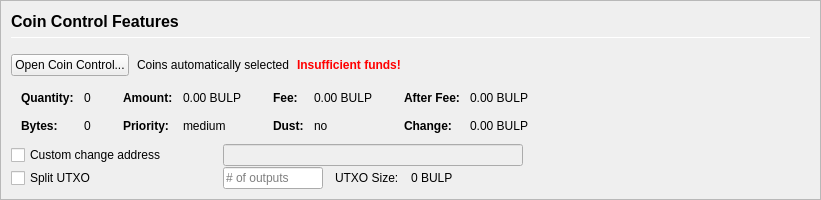
         <widget class="QFrame" name="frameCoinControl">
          <property name="sizePolicy">
           <sizepolicy hsizetype="Expanding" vsizetype="Expanding">
            <horstretch>0</horstretch>
            <verstretch>0</verstretch>
           </sizepolicy>
          </property>
          <property name="maximumSize">
           <size>
            <width>16777215</width>
            <height>16777215</height>
           </size>
          </property>
          <property name="frameShape">
           <enum>QFrame::StyledPanel</enum>
          </property>
          <property name="frameShadow">
           <enum>QFrame::Sunken</enum>
          </property>
          <layout class="QVBoxLayout" name="verticalLayoutCoinControl2">
           <property name="spacing">
            <number>0</number>
           </property>
           <property name="leftMargin">
            <number>0</number>
           </property>
           <property name="topMargin">
            <number>0</number>
           </property>
           <property name="rightMargin">
            <number>0</number>
           </property>
           <property name="bottomMargin">
            <number>0</number>
           </property>
           <item>
            <widget class="QFrame" name="frameCoinControl_BG">
             <layout class="QVBoxLayout" name="verticalLayoutCoinControl" stretch="0,0,0,0,0,0">
              <property name="spacing">
               <number>1</number>
              </property>
              <property name="leftMargin">
               <number>10</number>
              </property>
              <property name="topMargin">
               <number>10</number>
              </property>
              <item>
               <layout class="QHBoxLayout" name="horizontalLayoutCoinControl1">
                <property name="bottomMargin">
                 <number>15</number>
                </property>
                <item>
                 <layout class="QVBoxLayout" name="verticalLayout_3">
                  <property name="spacing">
                   <number>6</number>
                  </property>
                  <item>
                   <widget class="QLabel" name="labelCoinControlFeatures">
                    <property name="sizePolicy">
                     <sizepolicy hsizetype="Preferred" vsizetype="Maximum">
                      <horstretch>0</horstretch>
                      <verstretch>0</verstretch>
                     </sizepolicy>
                    </property>
                    <property name="minimumSize">
                     <size>
                      <width>0</width>
                      <height>20</height>
                     </size>
                    </property>
                    <property name="font">
                     <font>
                      <pointsize>12</pointsize>
                      <weight>75</weight>
                      <bold>true</bold>
                     </font>
                    </property>
                    <property name="styleSheet">
                     <string notr="true">font-weight:bold;</string>
                    </property>
                    <property name="text">
                     <string>Coin Control Features</string>
                    </property>
                   </widget>
                  </item>
                  <item>
                   <widget class="Line" name="line">
                    <property name="minimumSize">
                     <size>
                      <width>0</width>
                      <height>1</height>
                     </size>
                    </property>
                    <property name="maximumSize">
                     <size>
                      <width>16777215</width>
                      <height>1</height>
                     </size>
                    </property>
                    <property name="orientation">
                     <enum>Qt::Horizontal</enum>
                    </property>
                   </widget>
                  </item>
                 </layout>
                </item>
               </layout>
              </item>
              <item>
               <layout class="QHBoxLayout" name="horizontalLayoutCoinControl2" stretch="0,0,0,0">
                <property name="spacing">
                 <number>8</number>
                </property>
                <property name="bottomMargin">
                 <number>10</number>
                </property>
                <item>
                 <widget class="QPushButton" name="pushButtonCoinControl">
                  <property name="styleSheet">
                   <string notr="true"/>
                  </property>
                  <property name="text">
                   <string>Open Coin Control...</string>
                  </property>
                  <property name="autoDefault">
                   <bool>false</bool>
                  </property>
                 </widget>
                </item>
                <item>
                 <widget class="QLabel" name="labelCoinControlAutomaticallySelected">
                  <property name="text">
                   <string>Coins automatically selected</string>
                  </property>
                  <property name="margin">
                   <number>5</number>
                  </property>
                 </widget>
                </item>
                <item>
                 <widget class="QLabel" name="labelCoinControlInsuffFunds">
                  <property name="font">
                   <font>
                    <weight>75</weight>
                    <bold>true</bold>
                   </font>
                  </property>
                  <property name="styleSheet">
                   <string notr="true">color:red;font-weight:bold;</string>
                  </property>
                  <property name="text">
                   <string>Insufficient funds!</string>
                  </property>
                  <property name="margin">
                   <number>5</number>
                  </property>
                 </widget>
                </item>
                <item>
                 <spacer name="horizontalSpacerCoinControl">
                  <property name="orientation">
                   <enum>Qt::Horizontal</enum>
                  </property>
                  <property name="sizeHint" stdset="0">
                   <size>
                    <width>40</width>
                    <height>1</height>
                   </size>
                  </property>
                 </spacer>
                </item>
               </layout>
              </item>
              <item>
               <widget class="QWidget" name="widgetCoinControl" native="true">
                <property name="sizePolicy">
                 <sizepolicy hsizetype="Preferred" vsizetype="Preferred">
                  <horstretch>0</horstretch>
                  <verstretch>0</verstretch>
                 </sizepolicy>
                </property>
                <property name="minimumSize">
                 <size>
                  <width>0</width>
                  <height>0</height>
                 </size>
                </property>
                <property name="styleSheet">
                 <string notr="true"/>
                </property>
                <layout class="QHBoxLayout" name="horizontalLayoutCoinControl5">
                 <property name="leftMargin">
                  <number>0</number>
                 </property>
                 <property name="topMargin">
                  <number>0</number>
                 </property>
                 <property name="rightMargin">
                  <number>0</number>
                 </property>
                 <property name="bottomMargin">
                  <number>0</number>
                 </property>
                 <item>
                  <layout class="QHBoxLayout" name="horizontalLayoutCoinControl3" stretch="0,0,0,1">
                   <property name="spacing">
                    <number>20</number>
                   </property>
                   <property name="topMargin">
                    <number>0</number>
                   </property>
                   <property name="bottomMargin">
                    <number>10</number>
                   </property>
                   <item>
                    <layout class="QFormLayout" name="formLayoutCoinControl1">
                     <property name="horizontalSpacing">
                      <number>10</number>
                     </property>
                     <property name="verticalSpacing">
                      <number>14</number>
                     </property>
                     <property name="leftMargin">
                      <number>10</number>
                     </property>
                     <property name="topMargin">
                      <number>4</number>
                     </property>
                     <property name="rightMargin">
                      <number>6</number>
                     </property>
                     <item row="0" column="0">
                      <widget class="QLabel" name="labelCoinControlQuantityText">
                       <property name="font">
                        <font>
                         <weight>75</weight>
                         <bold>true</bold>
                        </font>
                       </property>
                       <property name="text">
                        <string>Quantity:</string>
                       </property>
                       <property name="margin">
                        <number>0</number>
                       </property>
                      </widget>
                     </item>
                     <item row="0" column="1">
                      <widget class="QLabel" name="labelCoinControlQuantity">
                       <property name="cursor">
                        <cursorShape>IBeamCursor</cursorShape>
                       </property>
                       <property name="contextMenuPolicy">
                        <enum>Qt::ActionsContextMenu</enum>
                       </property>
                       <property name="text">
                        <string notr="true">0</string>
                       </property>
                       <property name="margin">
                        <number>0</number>
                       </property>
                       <property name="textInteractionFlags">
                        <set>Qt::LinksAccessibleByMouse|Qt::TextSelectableByKeyboard|Qt::TextSelectableByMouse</set>
                       </property>
                      </widget>
                     </item>
                     <item row="1" column="0">
                      <widget class="QLabel" name="labelCoinControlBytesText">
                       <property name="font">
                        <font>
                         <weight>75</weight>
                         <bold>true</bold>
                        </font>
                       </property>
                       <property name="text">
                        <string>Bytes:</string>
                       </property>
                      </widget>
                     </item>
                     <item row="1" column="1">
                      <widget class="QLabel" name="labelCoinControlBytes">
                       <property name="cursor">
                        <cursorShape>IBeamCursor</cursorShape>
                       </property>
                       <property name="contextMenuPolicy">
                        <enum>Qt::ActionsContextMenu</enum>
                       </property>
                       <property name="text">
                        <string notr="true">0</string>
                       </property>
                       <property name="textInteractionFlags">
                        <set>Qt::LinksAccessibleByMouse|Qt::TextSelectableByKeyboard|Qt::TextSelectableByMouse</set>
                       </property>
                      </widget>
                     </item>
                    </layout>
                   </item>
                   <item>
                    <layout class="QFormLayout" name="formLayoutCoinControl2">
                     <property name="horizontalSpacing">
                      <number>10</number>
                     </property>
                     <property name="verticalSpacing">
                      <number>14</number>
                     </property>
                     <property name="leftMargin">
                      <number>6</number>
                     </property>
                     <property name="topMargin">
                      <number>4</number>
                     </property>
                     <property name="rightMargin">
                      <number>6</number>
                     </property>
                     <item row="0" column="0">
                      <widget class="QLabel" name="labelCoinControlAmountText">
                       <property name="font">
                        <font>
                         <weight>75</weight>
                         <bold>true</bold>
                        </font>
                       </property>
                       <property name="text">
                        <string>Amount:</string>
                       </property>
                       <property name="margin">
                        <number>0</number>
                       </property>
                      </widget>
                     </item>
                     <item row="0" column="1">
                      <widget class="QLabel" name="labelCoinControlAmount">
                       <property name="cursor">
                        <cursorShape>IBeamCursor</cursorShape>
                       </property>
                       <property name="contextMenuPolicy">
                        <enum>Qt::ActionsContextMenu</enum>
                       </property>
                       <property name="text">
                        <string notr="true">0.00 BULP</string>
                       </property>
                       <property name="textInteractionFlags">
                        <set>Qt::LinksAccessibleByMouse|Qt::TextSelectableByKeyboard|Qt::TextSelectableByMouse</set>
                       </property>
                      </widget>
                     </item>
                     <item row="1" column="0">
                      <widget class="QLabel" name="labelCoinControlPriorityText">
                       <property name="font">
                        <font>
                         <weight>75</weight>
                         <bold>true</bold>
                        </font>
                       </property>
                       <property name="text">
                        <string>Priority:</string>
                       </property>
                      </widget>
                     </item>
                     <item row="1" column="1">
                      <widget class="QLabel" name="labelCoinControlPriority">
                       <property name="cursor">
                        <cursorShape>IBeamCursor</cursorShape>
                       </property>
                       <property name="contextMenuPolicy">
                        <enum>Qt::ActionsContextMenu</enum>
                       </property>
                       <property name="text">
                        <string>medium</string>
                       </property>
                       <property name="textInteractionFlags">
                        <set>Qt::LinksAccessibleByMouse|Qt::TextSelectableByKeyboard|Qt::TextSelectableByMouse</set>
                       </property>
                      </widget>
                     </item>
                    </layout>
                   </item>
                   <item>
                    <layout class="QFormLayout" name="formLayoutCoinControl3">
                     <property name="horizontalSpacing">
                      <number>10</number>
                     </property>
                     <property name="verticalSpacing">
                      <number>14</number>
                     </property>
                     <property name="leftMargin">
                      <number>6</number>
                     </property>
                     <property name="topMargin">
                      <number>4</number>
                     </property>
                     <property name="rightMargin">
                      <number>6</number>
                     </property>
                     <item row="0" column="0">
                      <widget class="QLabel" name="labelCoinControlFeeText">
                       <property name="font">
                        <font>
                         <weight>75</weight>
                         <bold>true</bold>
                        </font>
                       </property>
                       <property name="text">
                        <string>Fee:</string>
                       </property>
                       <property name="margin">
                        <number>0</number>
                       </property>
                      </widget>
                     </item>
                     <item row="0" column="1">
                      <widget class="QLabel" name="labelCoinControlFee">
                       <property name="cursor">
                        <cursorShape>IBeamCursor</cursorShape>
                       </property>
                       <property name="contextMenuPolicy">
                        <enum>Qt::ActionsContextMenu</enum>
                       </property>
                       <property name="text">
                        <string notr="true">0.00 BULP</string>
                       </property>
                       <property name="textInteractionFlags">
                        <set>Qt::LinksAccessibleByMouse|Qt::TextSelectableByKeyboard|Qt::TextSelectableByMouse</set>
                       </property>
                      </widget>
                     </item>
                     <item row="1" column="0">
                      <widget class="QLabel" name="labelCoinControlLowOutputText">
                       <property name="font">
                        <font>
                         <weight>75</weight>
                         <bold>true</bold>
                        </font>
                       </property>
                       <property name="text">
                        <string>Dust:</string>
                       </property>
                      </widget>
                     </item>
                     <item row="1" column="1">
                      <widget class="QLabel" name="labelCoinControlLowOutput">
                       <property name="cursor">
                        <cursorShape>IBeamCursor</cursorShape>
                       </property>
                       <property name="contextMenuPolicy">
                        <enum>Qt::ActionsContextMenu</enum>
                       </property>
                       <property name="text">
                        <string>no</string>
                       </property>
                       <property name="textInteractionFlags">
                        <set>Qt::LinksAccessibleByMouse|Qt::TextSelectableByKeyboard|Qt::TextSelectableByMouse</set>
                       </property>
                      </widget>
                     </item>
                    </layout>
                   </item>
                   <item>
                    <layout class="QFormLayout" name="formLayoutCoinControl4">
                     <property name="horizontalSpacing">
                      <number>10</number>
                     </property>
                     <property name="verticalSpacing">
                      <number>14</number>
                     </property>
                     <property name="leftMargin">
                      <number>6</number>
                     </property>
                     <property name="topMargin">
                      <number>4</number>
                     </property>
                     <property name="rightMargin">
                      <number>6</number>
                     </property>
                     <item row="0" column="0">
                      <widget class="QLabel" name="labelCoinControlAfterFeeText">
                       <property name="font">
                        <font>
                         <weight>75</weight>
                         <bold>true</bold>
                        </font>
                       </property>
                       <property name="text">
                        <string>After Fee:</string>
                       </property>
                       <property name="margin">
                        <number>0</number>
                       </property>
                      </widget>
                     </item>
                     <item row="0" column="1">
                      <widget class="QLabel" name="labelCoinControlAfterFee">
                       <property name="cursor">
                        <cursorShape>IBeamCursor</cursorShape>
                       </property>
                       <property name="contextMenuPolicy">
                        <enum>Qt::ActionsContextMenu</enum>
                       </property>
                       <property name="text">
                        <string notr="true">0.00 BULP</string>
                       </property>
                       <property name="textInteractionFlags">
                        <set>Qt::LinksAccessibleByMouse|Qt::TextSelectableByKeyboard|Qt::TextSelectableByMouse</set>
                       </property>
                      </widget>
                     </item>
                     <item row="1" column="0">
                      <widget class="QLabel" name="labelCoinControlChangeText">
                       <property name="font">
                        <font>
                         <weight>75</weight>
                         <bold>true</bold>
                        </font>
                       </property>
                       <property name="text">
                        <string>Change:</string>
                       </property>
                      </widget>
                     </item>
                     <item row="1" column="1">
                      <widget class="QLabel" name="labelCoinControlChange">
                       <property name="cursor">
                        <cursorShape>IBeamCursor</cursorShape>
                       </property>
                       <property name="contextMenuPolicy">
                        <enum>Qt::ActionsContextMenu</enum>
                       </property>
                       <property name="text">
                        <string notr="true">0.00 BULP</string>
                       </property>
                       <property name="textInteractionFlags">
                        <set>Qt::LinksAccessibleByMouse|Qt::TextSelectableByKeyboard|Qt::TextSelectableByMouse</set>
                       </property>
                      </widget>
                     </item>
                    </layout>
                   </item>
                  </layout>
                 </item>
                </layout>
               </widget>
              </item>
              <item>
               <layout class="QHBoxLayout" name="horizontalLayoutCoinControl4">
                <property name="spacing">
                 <number>12</number>
                </property>
                <property name="sizeConstraint">
                 <enum>QLayout::SetDefaultConstraint</enum>
                </property>
                <property name="topMargin">
                 <number>0</number>
                </property>
                <property name="rightMargin">
                 <number>0</number>
                </property>
                <item>
                 <widget class="QCheckBox" name="checkBoxCoinControlChange">
                  <property name="sizePolicy">
                   <sizepolicy hsizetype="Preferred" vsizetype="Preferred">
                    <horstretch>0</horstretch>
                    <verstretch>0</verstretch>
                   </sizepolicy>
                  </property>
                  <property name="minimumSize">
                   <size>
                    <width>200</width>
                    <height>0</height>
                   </size>
                  </property>
                  <property name="maximumSize">
                   <size>
                    <width>200</width>
                    <height>16777215</height>
                   </size>
                  </property>
                  <property name="toolTip">
                   <string>If this is activated, but the change address is empty or invalid, change will be sent to a newly generated address.</string>
                  </property>
                  <property name="text">
                   <string>Custom change address</string>
                  </property>
                 </widget>
                </item>
                <item>
                 <widget class="QValidatedLineEdit" name="lineEditCoinControlChange">
                  <property name="enabled">
                   <bool>false</bool>
                  </property>
                  <property name="sizePolicy">
                   <sizepolicy hsizetype="Preferred" vsizetype="Preferred">
                    <horstretch>0</horstretch>
                    <verstretch>0</verstretch>
                   </sizepolicy>
                  </property>
                  <property name="minimumSize">
                   <size>
                    <width>300</width>
                    <height>0</height>
                   </size>
                  </property>
                 </widget>
                </item>
                <item>
                 <widget class="QLabel" name="labelCoinControlChangeLabel">
                  <property name="sizePolicy">
                   <sizepolicy hsizetype="Preferred" vsizetype="Preferred">
                    <horstretch>0</horstretch>
                    <verstretch>0</verstretch>
                   </sizepolicy>
                  </property>
                  <property name="minimumSize">
                   <size>
                    <width>100</width>
                    <height>0</height>
                   </size>
                  </property>
                  <property name="text">
                   <string/>
                  </property>
                  <property name="margin">
                   <number>3</number>
                  </property>
                 </widget>
                </item>
               </layout>
              </item>
              <item>
               <layout class="QHBoxLayout" name="horizontalLayoutCoinControl6">
                <property name="spacing">
                 <number>12</number>
                </property>
                <property name="rightMargin">
                 <number>0</number>
                </property>
                <item>
                 <widget class="QCheckBox" name="splitBlockCheckBox">
                  <property name="sizePolicy">
                   <sizepolicy hsizetype="Preferred" vsizetype="Preferred">
                    <horstretch>0</horstretch>
                    <verstretch>0</verstretch>
                   </sizepolicy>
                  </property>
                  <property name="minimumSize">
                   <size>
                    <width>200</width>
                    <height>0</height>
                   </size>
                  </property>
                  <property name="maximumSize">
                   <size>
                    <width>200</width>
                    <height>16777215</height>
                   </size>
                  </property>
                  <property name="text">
                   <string>Split UTXO</string>
                  </property>
                 </widget>
                </item>
                <item>
                 <widget class="QLineEdit" name="splitBlockLineEdit">
                  <property name="sizePolicy">
                   <sizepolicy hsizetype="Preferred" vsizetype="Preferred">
                    <horstretch>50</horstretch>
                    <verstretch>0</verstretch>
                   </sizepolicy>
                  </property>
                  <property name="minimumSize">
                   <size>
                    <width>100</width>
                    <height>0</height>
                   </size>
                  </property>
                  <property name="maximumSize">
                   <size>
                    <width>100</width>
                    <height>16777215</height>
                   </size>
                  </property>
                  <property name="placeholderText">
                   <string># of outputs</string>
                  </property>
                 </widget>
                </item>
                <item>
                 <widget class="QLabel" name="labelBlockSizeText">
                  <property name="text">
                   <string>UTXO Size:</string>
                  </property>
                 </widget>
                </item>
                <item>
                 <widget class="QLabel" name="labelBlockSize">
                  <property name="text">
                   <string>0 BULP</string>
                  </property>
                 </widget>
                </item>
                <item>
                 <spacer name="horizontalSpacer_7">
                  <property name="orientation">
                   <enum>Qt::Horizontal</enum>
                  </property>
                  <property name="sizeHint" stdset="0">
                   <size>
                    <width>40</width>
                    <height>20</height>
                   </size>
                  </property>
                 </spacer>
                </item>
               </layout>
              </item>
              <item>
               <spacer name="verticalSpacerCoinControl">
                <property name="orientation">
                 <enum>Qt::Vertical</enum>
                </property>
                <property name="sizeHint" stdset="0">
                 <size>
                  <width>800</width>
                  <height>1</height>
                 </size>
                </property>
               </spacer>
              </item>
             </layout>
            </widget>
           </item>
          </layout>
         </widget>
